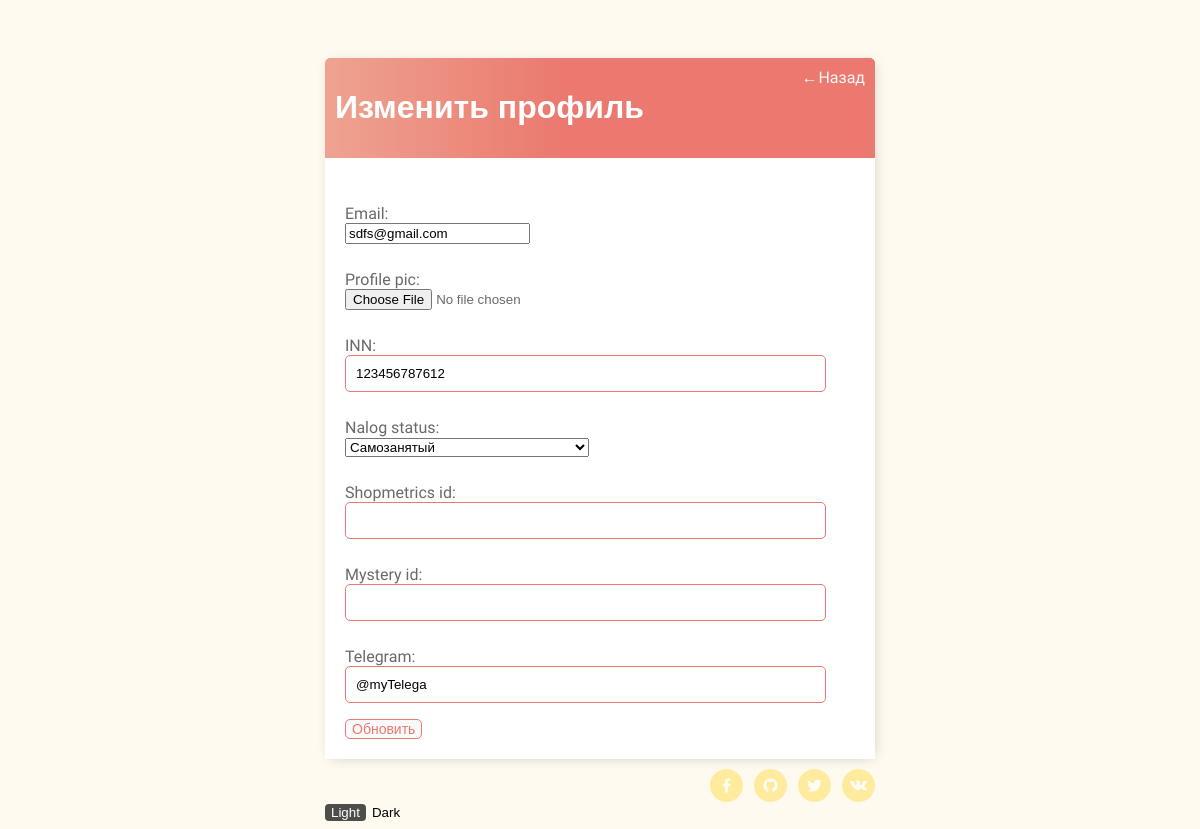
The app's page /edit_profile_page/1/, older data.
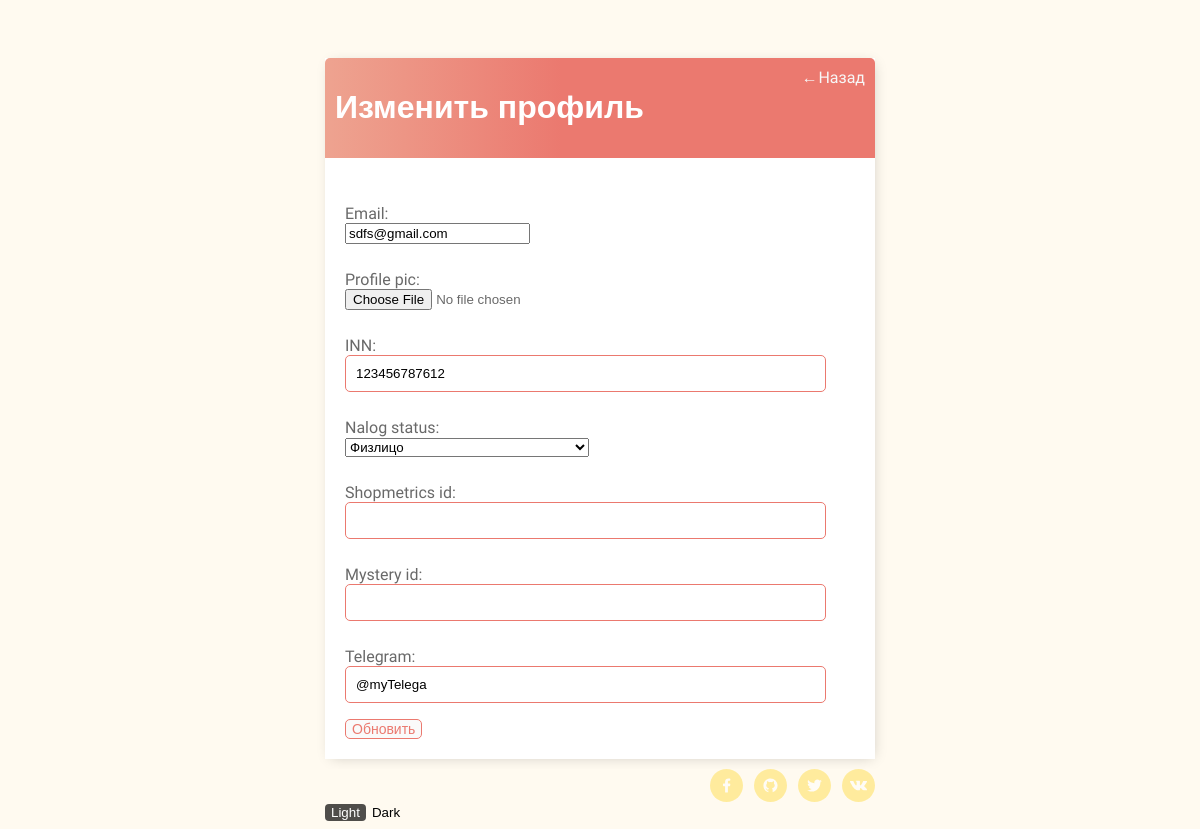
The same page, newer data.
### base/models.py (models this page shows, shortened)
class Profile(models.Model):
    user = models.OneToOneField(User, null=True, on_delete=models.CASCADE)
    email = models.EmailField(null=True, blank=True)
    profile_pic = models.ImageField(null=True, blank=True, upload_to="images/profile/")
    INN = models.CharField(max_length=12, null=True, blank=True)
    SAMOZAN = 'SZ'
    FIZLITCO = 'FL'
    IP = 'IP'
    NALOG_STATUS_CHOICES = [(SAMOZAN, 'Самозанятый'),
        (FIZLITCO, 'Физлицо'),
        (IP, 'Индивидуальный предприниматель'),]
    nalog_status = models.CharField(
        max_length=2,
        choices=NALOG_STATUS_CHOICES,
        default=FIZLITCO,
    )
    telegram = models.CharField(max_length=50, null=True, blank=True)
    shopmetrics_id = models.CharField(max_length=12, null=True, blank=True)
    mystery_id = models.CharField(max_length=12, null=True, blank=True)

### base/views.py (the view)
# urls.py: path('edit_profile_page/<int:pk>/',EditProfilePageView.as_view(), name='edit_user_profile'),
class EditProfilePageView(UpdateView):
    model = Profile
    template_name = 'base/edit_profile_page.html'
    form_class=ProfileForm
    success_url = reverse_lazy('tasks')

### base/forms.py
class ProfileForm(ModelForm):
    class Meta:
        model = Profile
        fields=['email', 'profile_pic', 'INN', 'nalog_status', 'shopmetrics_id', 'mystery_id', 'telegram']

### base/templates/base/edit_profile_page.html (shortened to what this page needs)
{% extends 'base/main.html' %}
{% block content %}
    <div class="header-bar">
        <h1>Изменить профиль</h1>
        <a href="{% url 'tasks' %}">&#8592; Назад</a>
    </div>
    <div class="card-body">
        <form method="POST" enctype="multipart/form-data">
            {{form.as_p}}
            <input class="button" type="submit" value="Обновить">
        </form>
    </div>
{% endblock content %}

### base/templates/base/main.html (shortened to what this page needs)
{% load static %}
<!DOCTYPE html>
<html>
    <head>
        <link id="mystylesheet" rel="stylesheet" type="text/css" href="{% static 'base/css/main.css' %}">
    </head>
    <body>
        <div class="container">
            {% block content %}
            {% endblock content %}
        </div>
        <div class="social-content">
            {% block footer %}
                <ul class="social list-reset">
                    <li class="social-item"><a href="https://www.facebook.com" class="social-link social-link-fb" target="_blank" aria-label="Link to Facebook"></a></li>
                    <li class="social-item"><a href="https://github.com/grigory2213" class="social-link social-link-git" target="_blank" aria-label="Link to Github"></a></li>
                    <li class="social-item"><a href="https://twitter.com" class="social-link social-link-tw" target="_blank" aria-label="Link to Twitter"></a></li>
                    <li class="social-item"><a href="https://vk.com/profpointmysteryclub" class="social-link social-link-vk" target="_blank" aria-label="Link to social-link-vk"></a></li>
                </ul>
                <div id="slider">
                <button class="btn btn-light" onclick="swapStyle('{% static 'base/css/main.css' %}')">Light</button><button class="btn btn-dark" onclick="swapStyle('{% static 'base/css/dark.css' %}')">Dark</button>
                </div>
            {% endblock footer %}
        </div>
    </body>
</html>

### base/static/base/css/main.css (style rules this page uses)
body { background-color:floralwhite; font-family: 'Allison', cursive; font-family: 'Inconsolata', monospace; padding-top: 50px; }
h1, h2, h3, h4, h5, h6 { font-family: 'Raleway', sans-serif; }
a, p { color: dimgray; text-decoration: none; }
.container { max-width: 550px; margin: auto; background-color:#fff; -webkit-box-shadow: 2px 2px 13px -4px rgba(0, 0, 0, 0.21); box-shadow: 2px 2px 13px -4px rgba(0, 0, 0, 0.21) }
.header-bar { display: flex; justify-content: space-between; color: #fff; padding: 10px; border-radius: 5px 5px 0 0; background: linear-gradient(90deg, #EEA390 0%, #EB796F 43%, #EB796F 100%); }
.header-bar a { color: rgb(247, 247, 247); text-decoration: none; }
input[type=text], input[type=password], input[type=date], textarea { background-color: #fff; border: 1px solid #EB796F; border-radius: 5px; padding: 10px; width: 90%; }
label { padding-top: 10px !important; display: block; }
.button { border: 1px solid #EB796F; background-color: #FAFAFA; color: #EB796F; padding: 10 px; font-size: 14px; border-radius: 5px; cursor: pointer; text-decoration: none; }
.card-body { padding: 20px; }
.social-link { display: block; width: 33px; height: 33px; background-position: center; background-repeat: no-repeat; background-size: 17px auto; background-color: #FFD723; border-radius: 100%; opacity: 0.4; transition: opacity 0.3s ease-in-out; }
.social-content { max-width: 550px; margin: auto; padding-top: 10px; }
.social { display: flex; align-items: center; justify-content: flex-end; background-color:floralwhite; }
.social-link-fb { background-image: url('../images/icons8-facebook-f.svg'); }
.social-link-tw { background-image:url('../images/icons8-twitter.svg'); }
.social-link-vk { background-image:url('../images/vk-link.svg'); }
.social-link-git { background-image:url('../images/git.svg'); }
.list-reset { margin: 0; padding: 0; list-style-type: none; }
.social-item:not(:last-child) { margin-right: 11px; }
.btn { border-radius: 4px; border:none; }
.btn-light { color: white; background-color:rgba(0, 0, 0, 0.692); }
.btn-dark { background-color:floralwhite; border: none; }

Row changes from the older to the newer data that the page shows:
changed Profile "sdfs@gmail.com": nalog_status "Самозанятый" → "Физлицо"
